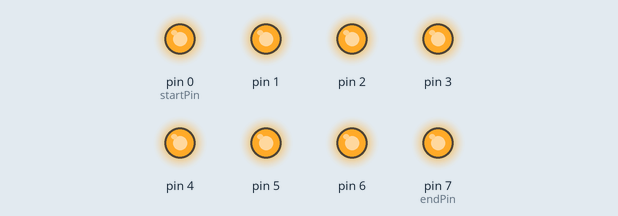
Simulated run of this sketch. Board: Arduino Uno, built with avr-gcc and run on an emulated ATmega328P. Parts: output pins drawn as LEDs (lit = HIGH).

Above: at 0.2 s.
At 2.05 s:
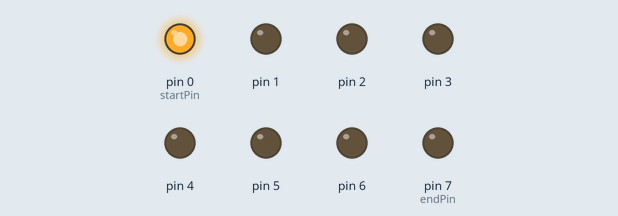
At 2.35 s:
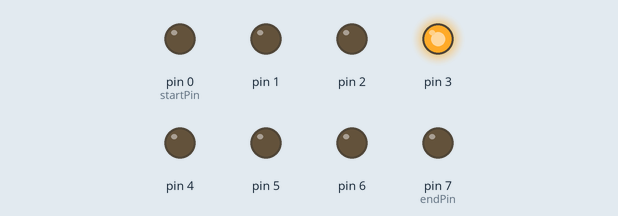
At 2.75 s:
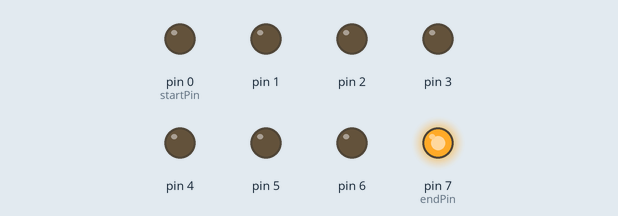
At 4.95 s:
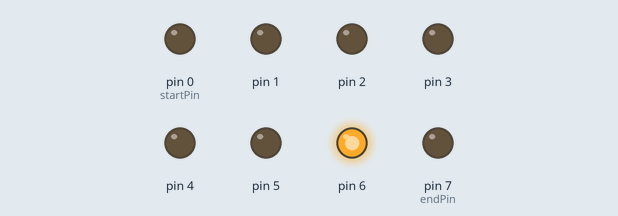
At 6.2 s:
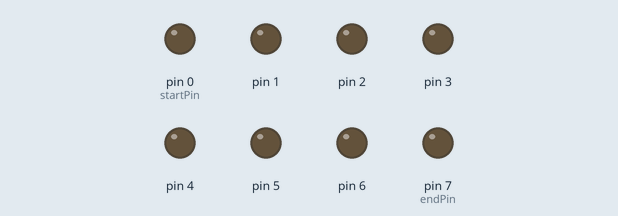
Timing chart, 0 to 7.2 s (numbered marks = the images above):
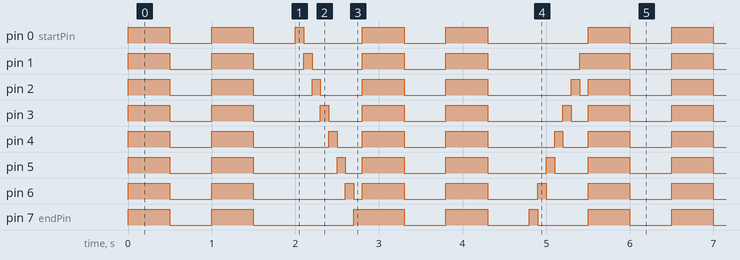

Measured:
- by itself, pin 4: repeats every 2.8 s: LOW 0.50 s, HIGH 0.50 s, LOW 0.90 s, HIGH 0.10 s, LOW 0.30 s, HIGH 0.50 s
- by itself, pin 1: repeats every 5.5 s: LOW 0.50 s, HIGH 0.50 s, LOW 0.60 s, HIGH 0.10 s, LOW 0.60 s, HIGH 0.50 s, LOW 0.50 s, HIGH 0.50 s, LOW 1.1 s, HIGH 0.60 s
- by itself, pin 2: repeats every 5.5 s: LOW 0.50 s, HIGH 0.50 s, LOW 0.70 s, HIGH 0.10 s, 2 × (LOW 0.50 s, HIGH 0.50 s), LOW 1.0 s, HIGH 0.10 s, LOW 0.10 s, HIGH 0.50 s

The sketch:

question_2.ino
```cpp
const byte startPin = 0;
const byte endPin = 7;
void setup() {
for (byte i = startPin; i<= endPin; i++) {
pinMode(i, OUTPUT);
}
}
void loop()
{
byte i;
byte lightPin = startPin;

for(byte j=1;j<=2;j++)
{
for (i=startPin; i<= endPin; i++) {
  digitalWrite(i,HIGH);}
 delay(500);
for (i=startPin; i<= endPin; i++) {
  digitalWrite(i,LOW);}
 delay(500);
 }
for (i=startPin; i<= endPin; i++) {
  digitalWrite(i,HIGH);
  delay(100);
  digitalWrite(i,LOW);
}
  for(byte j=1;j<=2;j++)
{
for (i=startPin; i<= endPin; i++) {
  digitalWrite(i,HIGH);}
 delay(500);
for (i=startPin; i<= endPin; i++) {
  digitalWrite(i,LOW);}
 delay(500);
 }
for (i=endPin; i> startPin; i--) {
  digitalWrite(i,HIGH);
  delay(100);
  digitalWrite(i,LOW);
}

}
```
